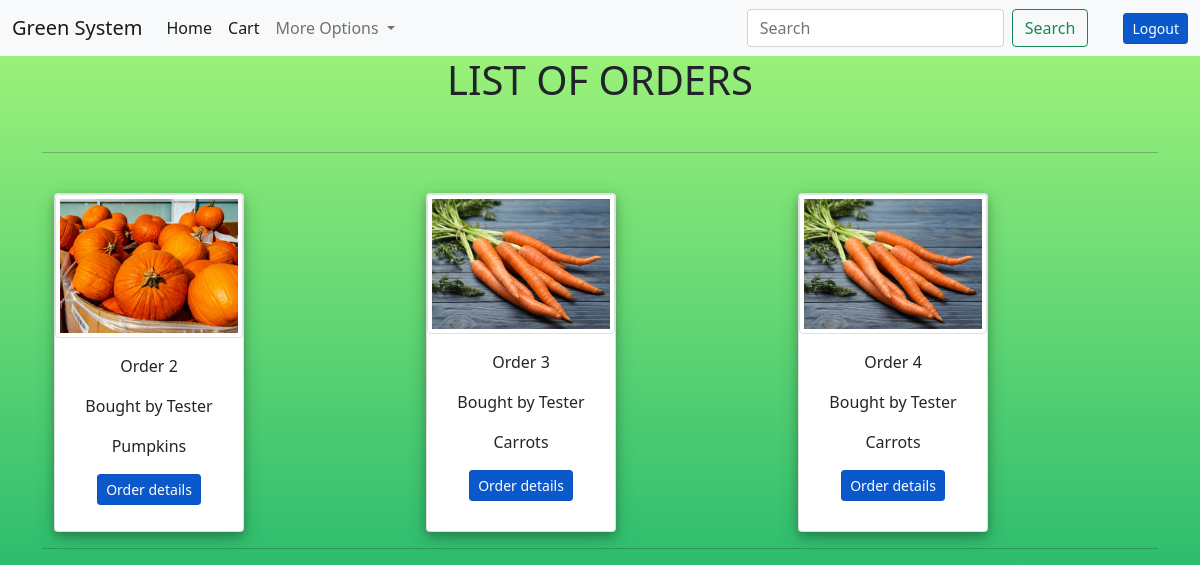
Before: /get_orders (signed in) with the older database file.
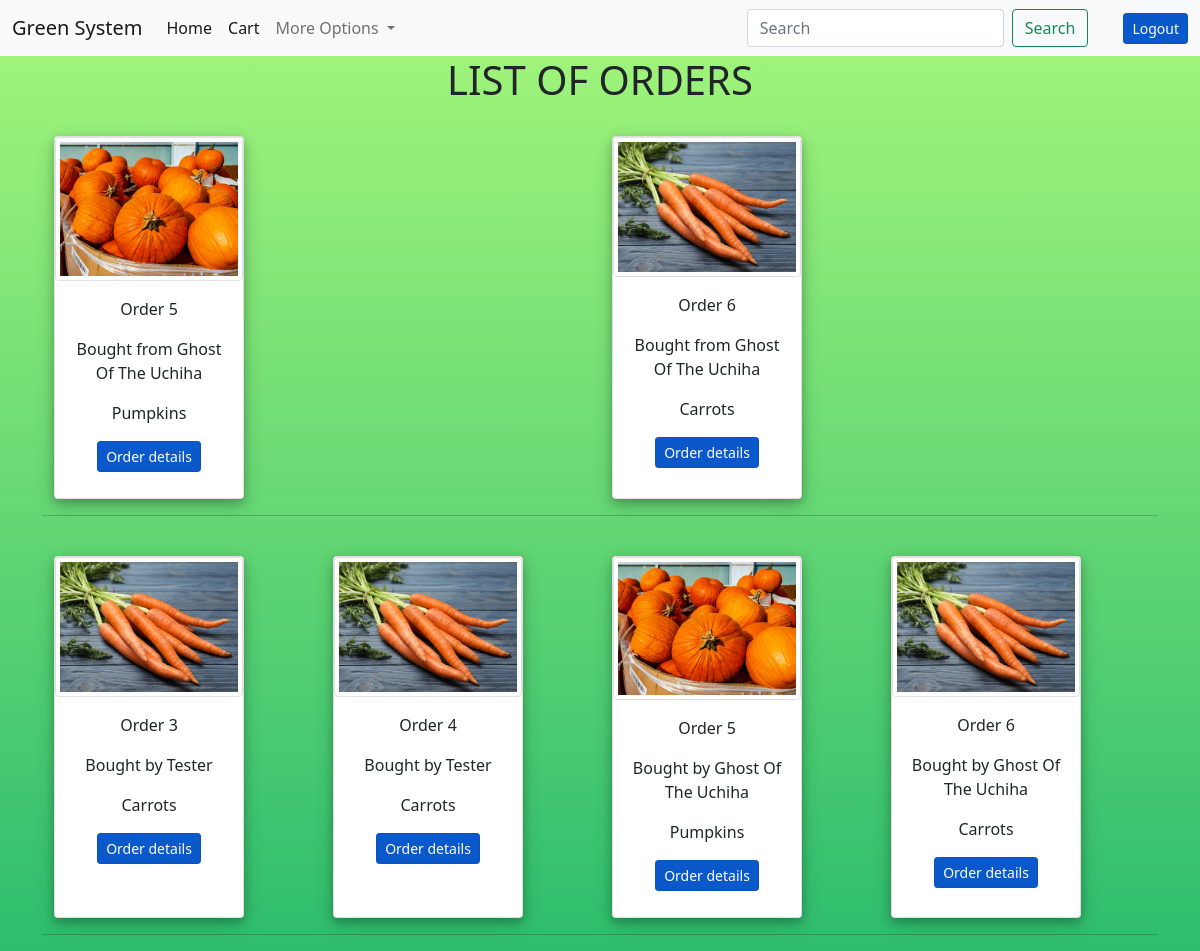
After: the same page with the newer database file.
### main.py (models this page shows, shortened)
class Item(db.Model):
    id=db.Column(db.Integer,primary_key=True)
    user_id=db.Column(db.Integer,db.ForeignKey('user.id'))
    name=db.Column(db.String,nullable=False)
    image=db.Column(db.String,nullable=False)
    quantity=db.Column(db.Integer,nullable=False)
    price=db.Column(db.Float,nullable=False)
    delivery=db.Column(db.String,nullable=False)

class Order(db.Model):
    order_id=db.Column(db.Integer,primary_key=True)
    seller_id=db.Column(db.Integer,nullable=False)
    buyer_id=db.Column(db.Integer,nullable=False)
    item_bought=db.Column(db.Integer,nullable=False)
    quantity_bought=db.Column(db.Integer,nullable=False)
    order_code=db.Column(db.String,nullable=False)

class User(db.Model,UserMixin):
    id=db.Column(db.Integer,primary_key=True)
    username=db.Column(db.String,unique=True,nullable=False)
    pfp=db.Column(db.String,nullable=False)
    email=db.Column(db.String,unique=True,nullable=False)
    phone_number=db.Column(db.Integer,unique=True)
    password=db.Column(db.String,nullable=False)
    longtitude=db.Column(db.Numeric,nullable=False)
    latitude=db.Column(db.Numeric,nullable=False)
    items=db.relationship('Item',backref='user')
    cart=db.relationship('Cart',backref='user')

### main.py (the view)
@app.route('/get_orders',methods=['GET'])
@login_required
def get_orders():
    sellers_orders=Order.query.filter_by(seller_id=current_user.id).all()
    buyers_orders=Order.query.filter_by(buyer_id=current_user.id).all()
    seller_items=[]
    buyer=[]
    for item in sellers_orders:
        i=Item.query.get(item.item_bought)
        user=User.query.get(item.buyer_id)
        buyer.append(user)
        seller_items.append(i)
    buyer_items=[]
    for item in buyers_orders:
        i=Item.query.get(item.item_bought)
        buyer_items.append(i)
    bl=len(buyer_items)
    sl=len(seller_items)
    return render_template('orders_list.html',buyer=buyer,bl=bl,sl=sl,
    sellers_orders=sellers_orders,buyers_orders=buyers_orders,seller_items=seller_items,buyer_items=buyer_items)

### main.py
class SearchForm(FlaskForm):
    Search=StringField("Search",validators=[DataRequired()])
    submit=SubmitField("Search")

### main.py (called while the page is built)
@login_manager.user_loader
def load_user(user_id):
    return User.query.get(int(user_id))

@app.context_processor
def base():
    form=SearchForm()
    return dict(form=form)

### templates/orders_list.html (shortened to what this page needs)
{% extends "layout.html" %}
{% block content %}
<h1 style="text-align: center;">LIST OF ORDERS</h1>
<br/>
<div class='container'>
    <div class="row">
    {% for i in range(bl)%}
    {%if buyers_orders[i].buyer_id==current_user.id %}
    <div class="col">
        <div class="card"> <img class='mx-auto img-thumbnail' src="/static/item_images/{{buyer_items[i].image}}" width="100%" height="100%" max-height="100px" max-midth="100px" />
        <div class="card-body text-center mx-auto">
            <div class='cvp'>
                <p>Order {{buyers_orders[i].order_id}}</p>
                <p>Bought from {{buyer_items[i].user.username}}</p>
                <p>{{buyer_items[i].name}}</p>
                <a href="/buyer_order/{{buyers_orders[i].order_id}}" class="btn btn-primary btn-sm active">Order details</a><br />
            </div>
        </div>
    </div>
</div>
<br/>
        {%endif%}
    {%endfor%}
</div>
</div>
<hr/>
<br/>
<div class='container'>
    <div class="row">
    {% for i in range(sl)%}
    {%if sellers_orders[i].seller_id==current_user.id %}
    <div class="col">
        <div class="card"> <img class='mx-auto img-thumbnail' src="/static/item_images/{{seller_items[i].image}}" width="100%" height="100%" max-height="100px" max-midth="100px" />
        <div class="card-body text-center mx-auto">
            <div class='cvp'>
                <p>Order {{sellers_orders[i].order_id}}</p>
                <p>Bought by {{buyer[i].username}}</p>
                <p>{{seller_items[i].name}}</p>
                <a href="/seller_order/{{sellers_orders[i].order_id}}" class="btn btn-primary btn-sm active">Order details</a><br />
            </div>
        </div>
    </div>
</div>
<br/>
        {%endif%}
    {%endfor%}
</div>
</div>
<hr/>
{% endblock %}

### templates/layout.html (shortened to what this page needs)
<!doctype html>
<html lang="en">
  <head>
    <link rel="stylesheet" href="{{ url_for('static', filename='style.css') }}">
    <link href="https://cdn.jsdelivr.net/npm/bootstrap@5.1.3/dist/css/bootstrap.min.css" rel="stylesheet">
  </head>
  <body>
    {% include 'navbar.html' %}
    <div class="container">
    {% block content%}
    {% endblock %}
    </div>
  </body>
</html>

### templates/navbar.html (shortened to what this page needs)
<nav class="navbar navbar-expand-lg navbar-light bg-light">
  <div class="container-fluid">
    <a class="navbar-brand" href="/">Green System</a>
    <div class="collapse navbar-collapse" id="navbarSupportedContent">
      <ul class="navbar-nav me-auto mb-2 mb-lg-0">
        <li class="nav-item">
          <a class="nav-link active" aria-current="page" href="/">Home</a>
        </li>
        <li class="nav-item">
          <a class="nav-link active" aria-current="page" href="/get_cart">Cart</a>
        </li>
        <li class="nav-item dropdown">
          <a class="nav-link dropdown-toggle" href="#" id="navbarDropdown" role="button" data-bs-toggle="dropdown" aria-expanded="false">
            More Options
          </a>
        </li>
      </ul>
      <form class="d-flex" action="{{url_for('search') }} "methods="GET">
        <input class="form-control me-2" type="search" placeholder="Search" name="searched" aria-label="Search">
        <button class="btn btn-outline-success" type="submit">Search</button>
      </form>
      {% if current_user.is_authenticated %}
      <a href="/logout" style="margin-left:2.5em" methods="GET" class="btn btn-primary btn-sm active" role="button" aria-pressed="true">Logout</a>
      {%else%}
      <a href="/login" style="margin-left:2.5em" methods="GET" class="btn btn-primary btn-sm active" role="button" aria-pressed="true">Login</a>
      {%endif%}
    </div>
  </div>
</nav>

### static/style.css (style rules this page uses)
a { text-decoration: none; }
body { background: -webkit-linear-gradient(bottom, #2dbd6e, #a6f77b); background-repeat: no-repeat; }
body { background-color: #eee }
.container { width: 900px }
.card { background-color: #fff; border: none; border-radius: 10px; width: 190px; box-shadow: 0 4px 8px 0 rgba(0, 0, 0, 0.2), 0 6px 20px 0 rgba(0, 0, 0, 0.19); margin-bottom:10px; height:100%; }

Changed rows visible on the page:
removed Order: order_id "2"
added Order: order_id "5", order_id "5"
now on this page (row unchanged): User: username "Ghost Of The Uchiha" "Ghost Of The Uchiha", username "Ghost Of The Uchiha" "Ghost Of The Uchiha"
added Order: order_id "6", order_id "6"
Other visible differences:
new list line: "Order Bought from Order details"
new list line: "Pumpkins"
new list line: "Carrots"
new list line: "Order Bought by Order details"
list line gone: "Order Bought by Order details"
list line gone: "Tester"
list line gone: "Pumpkins"
